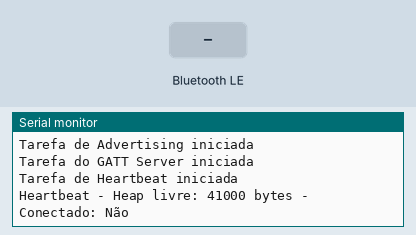
Simulated run of this program. Board: ESP32. Parts: the last lines printed to the serial monitor. The inputs (shaded band) are chosen by the test bench. Random numbers use the default seed unless the program sets one; nothing arrives over Bluetooth unless stated; a phone connects over Bluetooth LE 3 s after start.

Above: at 1.2 s.
1.3 s: Bluetooth LE write "1" received
At 2.0 s:
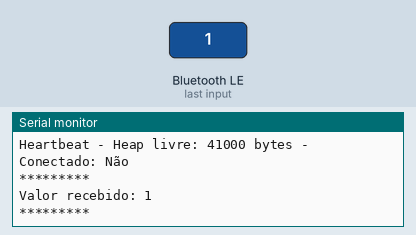
2.8 s: Bluetooth LE write "0" received
At 2.96 s:
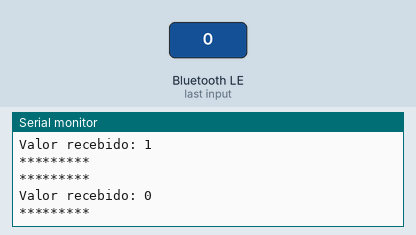
5.8 s: Bluetooth LE write "2" received
At 6.6 s:
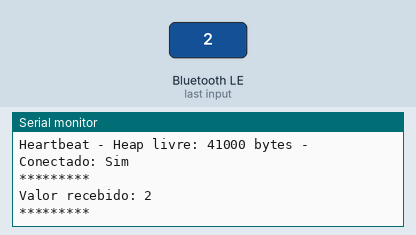

Measured:
- after the input at 1.3 s, the serial monitor: prints a new line at once (image 1)
- after the input at 2.8 s, the serial monitor: prints a new line at once (image 2)
- after the input at 5.8 s, the serial monitor: prints a new line at once (image 3)

The program:

main.cpp
```cpp
#include <Arduino.h>
#include <BLEDevice.h>
#include <BLEServer.h>
#include <BLEUtils.h>
#include <BLE2902.h>
#include <BLEAdvertising.h>
#include <freertos/FreeRTOS.h>
#include <freertos/task.h>

// UUIDs para o serviço e características
#define SERVICE_UUID        "12345678-1234-1234-1234-123456789abc"
#define CHARACTERISTIC_UUID "87654321-4321-4321-4321-cba987654321"
#define RSSI_CHARACTERISTIC_UUID "11111111-2222-3333-4444-555555555555"

// Configurações do beacon
#define BEACON_ID "BEACON 1"
#define DEVICE_NAME "BEACON SALA"

BLEServer* pServer = NULL;
BLECharacteristic* pCharacteristic = NULL;
BLECharacteristic* pRSSICharacteristic = NULL;
BLEAdvertising* pAdvertising = NULL;
bool deviceConnected = false;
bool oldDeviceConnected = false;
bool advertisingAtivo = true;

TaskHandle_t advertisingTaskHandle = NULL;
TaskHandle_t gattServerTaskHandle = NULL;
TaskHandle_t heartbeatTaskHandle = NULL;

class MyServerCallbacks: public BLEServerCallbacks {
  void onConnect(BLEServer* pServer) {
    deviceConnected = true;
    Serial.println("Cliente conectado");
  };

  void onDisconnect(BLEServer* pServer) {
    deviceConnected = false;
    Serial.println("Cliente desconectado");
  }
};

class MyCallbacks: public BLECharacteristicCallbacks {
  void onWrite(BLECharacteristic *pCharacteristic) {
    std::string rxValue = pCharacteristic->getValue();
    if (rxValue.length() > 0) {
      Serial.println("*********");
      Serial.print("Valor recebido: ");
      for (int i = 0; i < rxValue.length(); i++)
        Serial.print(rxValue[i]);
      Serial.println();
      Serial.println("*********");
    }
  }

  void onRead(BLECharacteristic *pCharacteristic) {
    Serial.println("Característica lida pelo cliente");
  }
};

void advertisingTask(void *parameter) {
  Serial.println("Tarefa de Advertising iniciada");

  while (1) {
    if (!deviceConnected && !advertisingAtivo) {
      Serial.println("Reiniciando advertising...");
      pAdvertising->start();
      advertisingAtivo = true;
    }

    String beaconData = "{\"id\":\"" + String(BEACON_ID) + "\",\"timestamp\":" + String(millis()) + ",\"status\":\"active\"}";
    pCharacteristic->setValue(beaconData.c_str());

    if (deviceConnected) {
      pCharacteristic->notify();
    }

    vTaskDelay(pdMS_TO_TICKS(1000));
  }
}

void gattServerTask(void *parameter) {
  Serial.println("Tarefa do GATT Server iniciada");

  while (1) {
    if (!deviceConnected && oldDeviceConnected) {
      delay(500);
      pServer->startAdvertising();
      advertisingAtivo = true;
      Serial.println("Iniciando advertising após desconexão");
      oldDeviceConnected = deviceConnected;
    }

    if (deviceConnected && !oldDeviceConnected) {
      oldDeviceConnected = deviceConnected;
    }

    vTaskDelay(pdMS_TO_TICKS(100));
  }
}

void heartbeatTask(void *parameter) {
  Serial.println("Tarefa de Heartbeat iniciada");

  while (1) {
    Serial.print("Heartbeat - Heap livre: ");
    Serial.print(ESP.getFreeHeap());
    Serial.print(" bytes - Conectado: ");
    Serial.println(deviceConnected ? "Sim" : "Não");

    int16_t rssi = -40 + random(-20, 20);
    String rssiValue = String(rssi);
    pRSSICharacteristic->setValue(rssiValue.c_str());

    if (deviceConnected) {
      pRSSICharacteristic->notify();
    }

    vTaskDelay(pdMS_TO_TICKS(5000));
  }
}

void setup() {
  Serial.begin(115200);
  Serial.println("Iniciando ESP32 BLE Beacon...");

  BLEDevice::init(DEVICE_NAME);

  pServer = BLEDevice::createServer();
  pServer->setCallbacks(new MyServerCallbacks());

  BLEService *pService = pServer->createService(SERVICE_UUID);

  pCharacteristic = pService->createCharacteristic(
    CHARACTERISTIC_UUID,
    BLECharacteristic::PROPERTY_READ |
    BLECharacteristic::PROPERTY_WRITE |
    BLECharacteristic::PROPERTY_NOTIFY
  );

  pCharacteristic->setCallbacks(new MyCallbacks());
  pCharacteristic->addDescriptor(new BLE2902());

  pRSSICharacteristic = pService->createCharacteristic(
    RSSI_CHARACTERISTIC_UUID,
    BLECharacteristic::PROPERTY_READ |
    BLECharacteristic::PROPERTY_NOTIFY
  );

  pRSSICharacteristic->addDescriptor(new BLE2902());

  String initialData = "{\"id\":\"" + String(BEACON_ID) + "\",\"type\":\"beacon\",\"version\":\"1.0\"}";
  pCharacteristic->setValue(initialData.c_str());
  pRSSICharacteristic->setValue("-50");

  pService->start();

  pAdvertising = BLEDevice::getAdvertising();
  pAdvertising->addServiceUUID(SERVICE_UUID);
  pAdvertising->setScanResponse(true);
  pAdvertising->setMinPreferred(0x06);
  pAdvertising->setMinPreferred(0x12);

  BLEAdvertisementData advertisementData;
  advertisementData.setName(DEVICE_NAME);
  advertisementData.setCompleteServices(BLEUUID(SERVICE_UUID));

  // Novo manufacturer data (formato binário)
  std::string manufacturerData = "BEACON_001";
  advertisementData.setManufacturerData(std::string((char *)manufacturerData.data(), manufacturerData.length()));

  pAdvertising->setAdvertisementData(advertisementData);

  BLEDevice::startAdvertising();
  advertisingAtivo = true;
  Serial.println("Aguardando conexões de clientes...");

  xTaskCreatePinnedToCore(advertisingTask, "AdvertisingTask", 4096, NULL, 2, &advertisingTaskHandle, 0);
  xTaskCreatePinnedToCore(gattServerTask, "GATTServerTask", 4096, NULL, 2, &gattServerTaskHandle, 1);
  xTaskCreatePinnedToCore(heartbeatTask, "HeartbeatTask", 2048, NULL, 1, &heartbeatTaskHandle, 0);

  Serial.println("Todas as tarefas FreeRTOS criadas com sucesso!");
}

void loop() {
  vTaskDelay(pdMS_TO_TICKS(1000));
}
```
